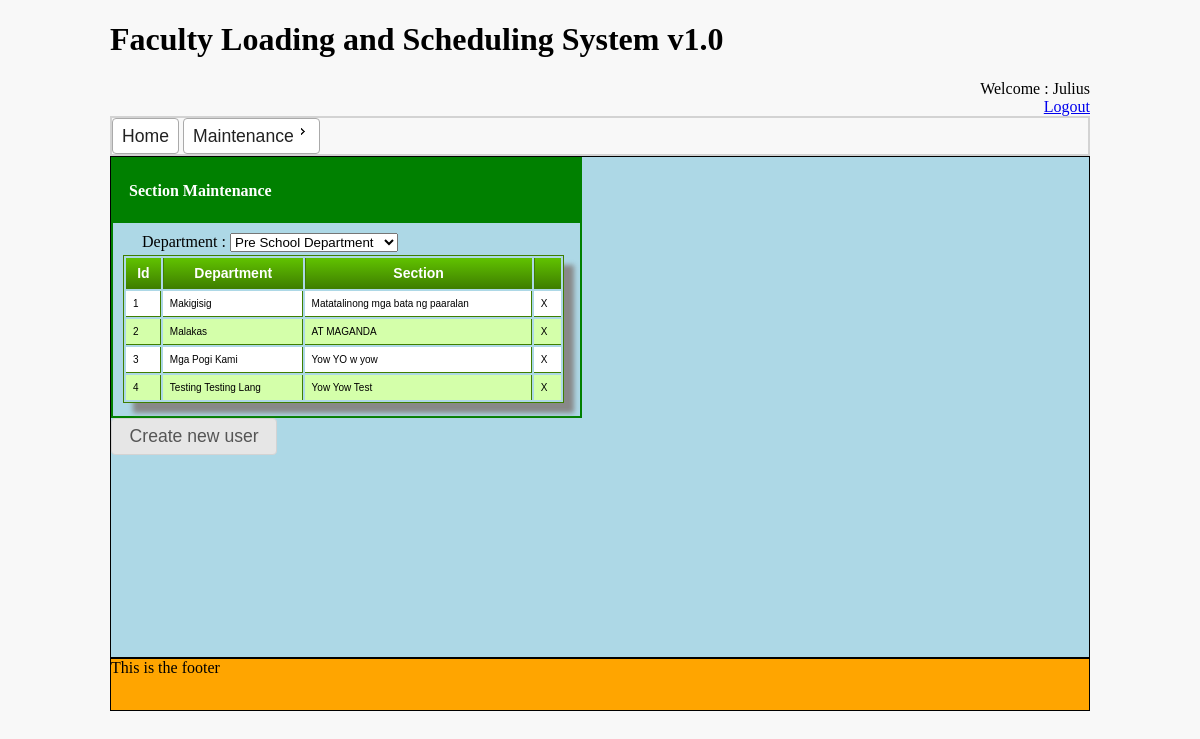
Page /index.php/Maintenance/SectionController/section (signed in) on the committed database.
### tables this page shows
CREATE TABLE IF NOT EXISTS `section` (
  `id` int(11) NOT NULL AUTO_INCREMENT,
  `valid` int(255) NOT NULL,
  `name` varchar(255) NOT NULL,
  `description` varchar(255) NOT NULL,
  `department_id` int(11) NOT NULL,
  PRIMARY KEY (`id`)
);

### application/controllers/Maintenance/SectionController.php (called while the page is built, shortened)
<?php if ( ! defined('BASEPATH')) exit('No direct script access allowed');
class SectionController extends CI_Controller {
   	function section(){
   		$data['header'] = 'layout/view_header';
		$data['menu'] = 'layout/view_menu';
		$data['footer'] = 'layout/view_footer';
		$data['sectionList'] = $this->getListOfSection();
   		$this->load->view('maintenance/v_section', $data);
   }
   function getListOfSection(){
   		$this->load->model('m_crud');
   		$result = $this->m_crud->retrieveAll('section');
   		return $result;
   }
}

### index.php (called while the page is built, shortened)
<?php
require_once BASEPATH.'core/CodeIgniter.php';

### application/models/m_crud.php (called while the page is built, shortened)
<?php
class M_crud extends CI_Model{
	function retrieveAll($table){
		 $query = $this->db->select('*')->from($table)->get();
    return $query->result();
	}
}

### application/views/maintenance/v_section.php (the view, shortened to what this page needs)
 <!DOCTYPE html>
<html lang="en">
	<head>
		<link rel="stylesheet" type="text/css" href="/scheduler-app/resources/css/myStyles.css"/>
		<link rel="stylesheet" type="text/css" href="/scheduler-app/resources/css/maintenance.css"/>
		<link rel="stylesheet" type="text/css" href="/scheduler-app/resources/css/jquery-ui/jquery-ui.css">
		<link rel="stylesheet" type="text/css" href="/scheduler-app/resources/css/table/TableCSSCode.css">
	</head>
	<body>
		<div id="header">
			<div class="header_inner">
				<div><?php $this->load->view( $header ) ?></div>
				<div style="text-align:right;"><div>Welcome : <?php echo $_SESSION['fullname'] ?></div><a href="/scheduler-app/index.php/Default_Controller/logout">	 Logout</a></div>
			</div>
		</div>
		<div class="menu_bar">
				<div><?php $this->load->view( $menu ) ?></div>
		</div>
		<div class='content'>
			<div class='content_inner'>
				<div class='maintenance_header'>
					<h4>Section Maintenance</h4>
				</div>
				<form action="/scheduler-app/index.php/Default_Controller/insertValues"  method="POST" id="Data">
					<div class='maintenance'>
						<div>
							<label for='dwnDept'>Department :</label>
							<select id='dwnDept'>
								<option>Pre School Department</option>
							</select>
						</div>
						<div>
							<table id="users" class="CSSTableGenerator" style="width:441px;">
								<tbody>
									<tr class="ui-widget-header ">
										<td>Id</td>
										<td>Department</td>
										<td>Section</td>
										<td></td>
									</tr>
										<?php foreach($sectionList as $row): ?>
											<tr>
											    <td><?php echo $row->id; ?></td>
											    <td><?php echo $row->name; ?></td>
											    <td><?php echo $row->description; ?></td>
											    <td>X</td>
											 </tr>
										<?php endforeach; ?>
								</tbody>
							</table>
						</div>
					</div>
				</form>
				<button id="create-user">Create new user</button>
			</div>
		</div>
		<div class="footer">
		</div>
	</body>
</html>

### resources/css/myStyles.css (style rules this page uses)
body { background-color:#F8F8F8; width:980px; margin-left:auto; margin-right:auto; }
.footer { background-color: orange; }
.content { border:1px solid black; background-color:lightblue; min-height: 500px; }
.content_inner { border:0px solid blue; width: 45%; }

### resources/css/maintenance.css (style rules this page uses)
.maintenance { border:2px solid green; padding:10px; width:447px; }
.maintenance_header { background-color: green; border:3px solid green; height:58px; width:450px; height:58px; color:white; padding-left:15px; }
.maintenance div { border:0px solid black; margin-bottom:3px; width:275px; text-align:right; }

### resources/css/table/TableCSSCode.css (style rules this page uses)
.CSSTableGenerator { margin:0px;padding:0px; width:100%; box-shadow: 10px 10px 5px #888888; border:1px solid #3f7f00; -moz-border-radius-bottomleft:0px; -webkit-border-bottom-left-radius:0px; border-bottom-left-radius:0px; -moz-border-radius-bottomright:0px; -webkit-border-bottom-right-radius:0px; border-bottom-right-radius:0px; -moz-border-radius-topright:0px; -webkit-border-top-right-radius:0px; border-top-right-radius:0px; -moz-border-radius-topleft:0px; -webkit-border-top-left-radius:0px; border-top-left-radius:0px; }
.CSSTableGenerator tr:last-child td:last-child { -moz-border-radius-bottomright:0px; -webkit-border-bottom-right-radius:0px; border-bottom-right-radius:0px; }
.CSSTableGenerator tr:last-child td:first-child { -moz-border-radius-bottomleft:0px; -webkit-border-bottom-left-radius:0px; border-bottom-left-radius:0px; }
.CSSTableGenerator tr:nth-child(odd) { background-color:#d4ffaa; }
.CSSTableGenerator tr:nth-child(even) { background-color:#ffffff; }
.CSSTableGenerator td { vertical-align:middle; border:1px solid #3f7f00; border-width:0px 1px 1px 0px; text-align:left; padding:7px; font-size:10px; font-family:arial; font-weight:normal; color:#000000; }
.CSSTableGenerator tr:last-child td { border-width:0px 1px 0px 0px; }
.CSSTableGenerator tr td:last-child { border-width:0px 0px 1px 0px; }
.CSSTableGenerator tr:last-child td:last-child { border-width:0px 0px 0px 0px; }
.CSSTableGenerator tr:first-child td { background:-o-linear-gradient(bottom, #5fbf00 5%, #3f7f00 100%); background:-webkit-gradient( linear, left top, left bottom, color-stop(0.05, #5fbf00), color-stop(1, #3f7f00) ); background:-moz-linear-gradient( center top, #5fbf00 5%, #3f7f00 100% ); filter:progid:DXImageTransform.Microsoft.gradient(startColorstr="#5fbf00", endColorstr="#3f7f00"); background: -o-linear-gradient(top,#5fbf00,3f7f00); background-color:#5fbf00; border:0px solid #3f7f00; text-align:center; border-width:0px 0px 1px 1px; font-size:14px; font-family:arial; font-weight:bold; color:#ffffff; }
.CSSTableGenerator tr:first-child td:first-child { border-width:0px 0px 1px 0px; }
.CSSTableGenerator tr:first-child td:last-child { border-width:0px 0px 1px 1px; }

### rows in the picture
section: id "1", name "Makigisig", description "Matatalinong mga bata ng paaralan"
section: id "2", name "Malakas", description "AT MAGANDA"
section: id "3", name "Mga Pogi Kami", description "Yow YO w yow"
section: id "4", name "Testing Testing Lang", description "Yow Yow Test"

### other values in the picture
$_SESSION['fullname'] "Julius"
